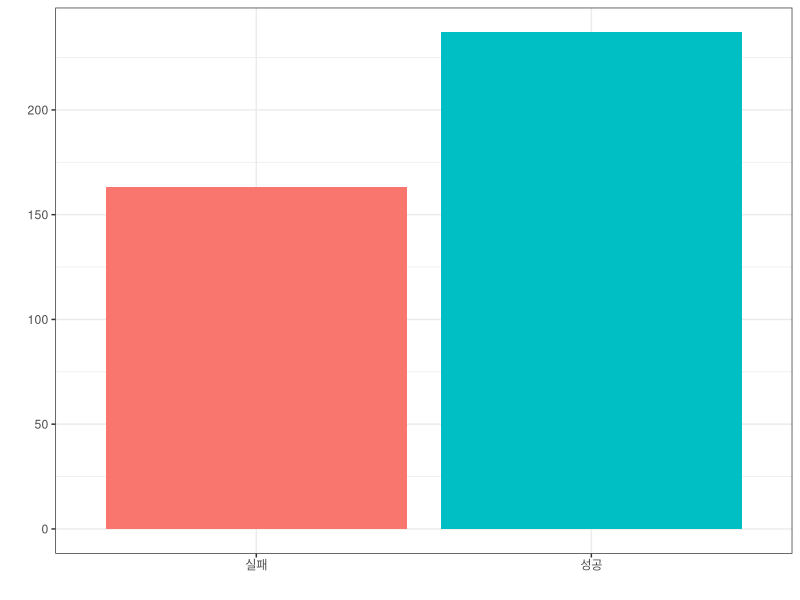
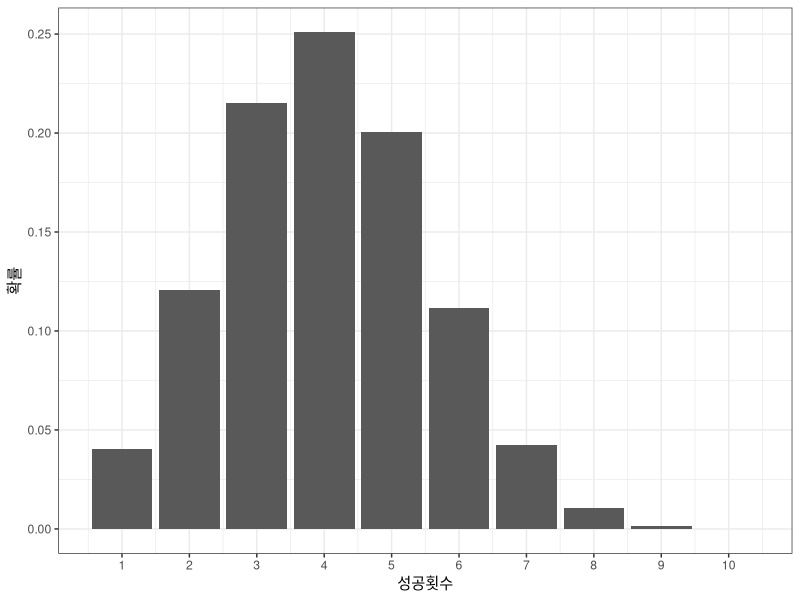
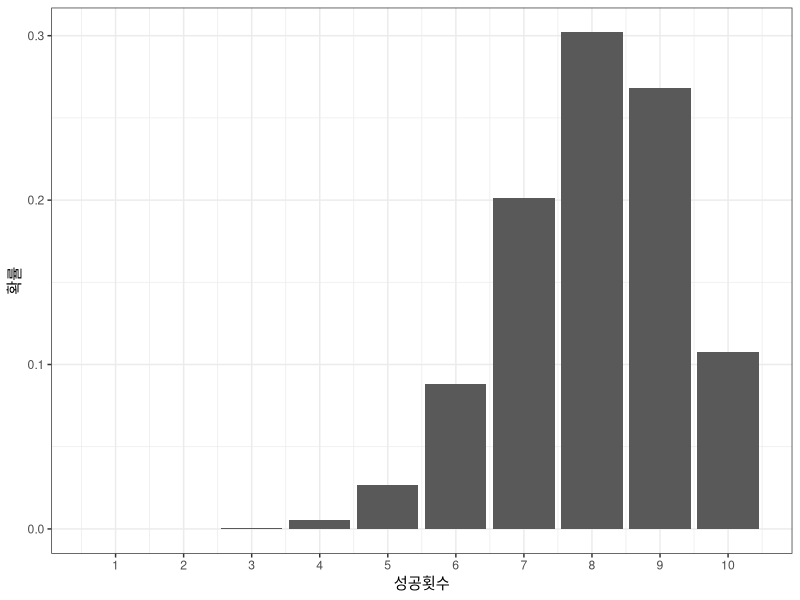
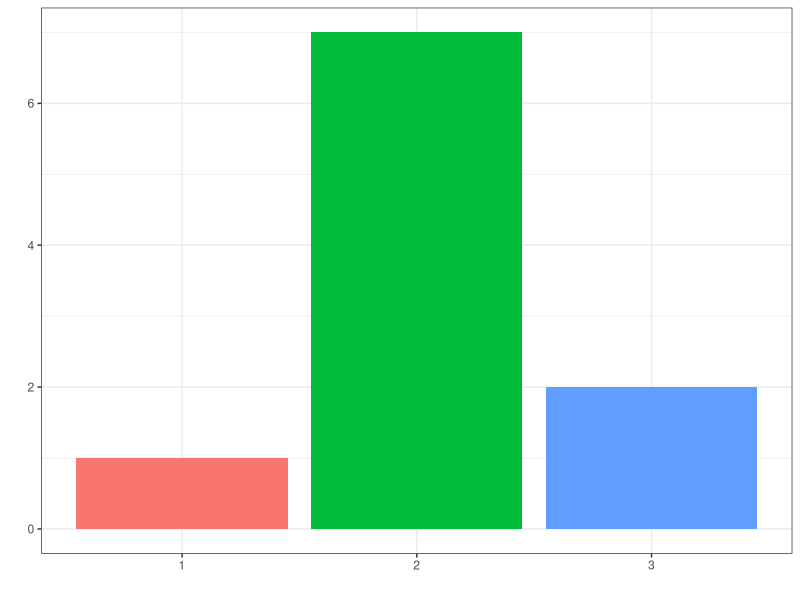
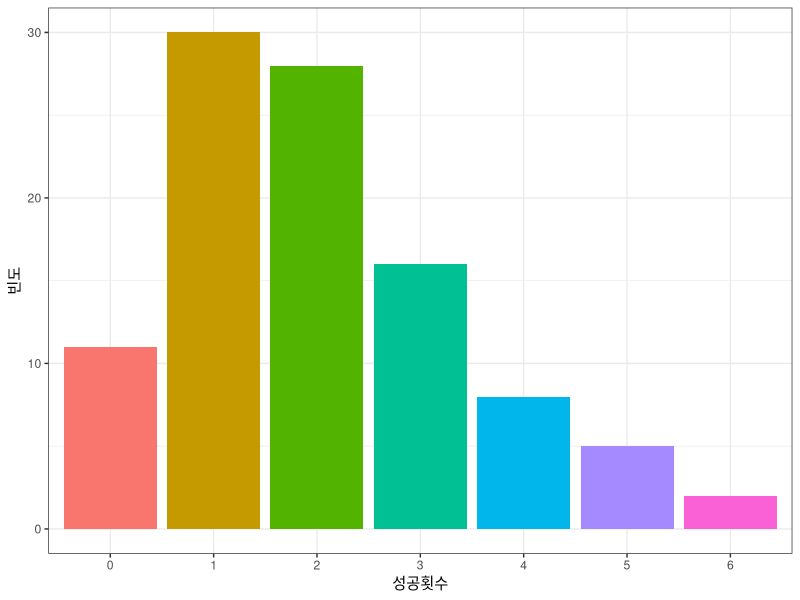

Generate these figures, in order, with R:
# 이항분포(Binomial distribution) : 가능한 결과가 두가지인 경우
# 확률률변수가 배타적인 두 가지 범주를 갖고 각 시해이 독립적인 경우
library(ggplot2)
RB = rbinom(n = 400, size = 1, prob = 0.6) # 난수생성성
ggplot(NULL) + geom_bar(aes(x=as.factor(RB), fill = as.factor(RB))) +
  theme_bw() + xlab("") + ylab("") + scale_x_discrete(labels = c("실패","성공")) +
  theme(legend.position = 'none')
# 성공확률이 0.4
x = c()
p = c()
for(k in 1:10){
  RDB = dbinom(x = k, size = 10, prob = 0.4)
  x = c(x,k)
  p = c(p, RDB)
}
ggplot(NULL) + geom_bar(aes(x=x, y=p),stat = 'identity') + theme_bw() +
  scale_x_continuous(breaks = seq(1,10)) + xlab("성공횟수") + ylab("확률")
# 성공확률이 0.8
x = c()
p = c()
for(k in 1:10){
  RDB = dbinom(x = k, size = 10, prob = 0.8)
  x = c(x,k)
  p = c(p, RDB)
}
ggplot(NULL) + geom_bar(aes(x=x, y=p),stat = 'identity') + theme_bw() +
  scale_x_continuous(breaks = seq(1,10)) + xlab("성공횟수") + ylab("확률")



# 다항분포(multinomial distribution) : 실험 결과가 k개인 확률 실험을 n번 반복했을 때, 각 번주에 속하는 횟수를 확률 변수로 하는 분포
RM = as.data.frame(t(rmultinom(n=1, size=10, prob=c(0.2,0.5,0.3))))
RM = colSums(RM)
ggplot(NULL) + geom_bar(aes(x=names(RM), y=RM, fill=names(RM)), stat='identity') +
  theme_bw() + theme(legend.position='none') + scale_x_discrete(labels=c('1','2','3')) + xlab("") +ylab("")
# p.m.f계산
n_F = factorial(10)
x_F = factorial(5) * factorial(3) * factorial(2)
prob = (n_F/x_F)*(1/3)^5 *(1/3)^3 *(1/3)^2
prob # [1] 0.04267642
# 명령어 활용
dmultinom(c(5,3,2), prob=c(1/3,1/3,1/3)) # [1] 0.04267642


# 포아송분포(poisson distribution) : 일정 단위에서 평균 성공 횟수가 람다일 때 성공 횟수를 확률변수로 하는 분포
# 빈도 데이터에 적용하기 적절
RP = rpois(n=100, lambda=2)
ggplot(NULL) + geom_bar(aes(x=as.factor(RP),fill=as.factor(RP))) + theme_bw() +
  xlab('성공횟수') + ylab('빈도') + theme(legend.position = 'none')
ppois(q = 15, lambda = 20, lower.tail=TRUE) # [1] 0.1565131
